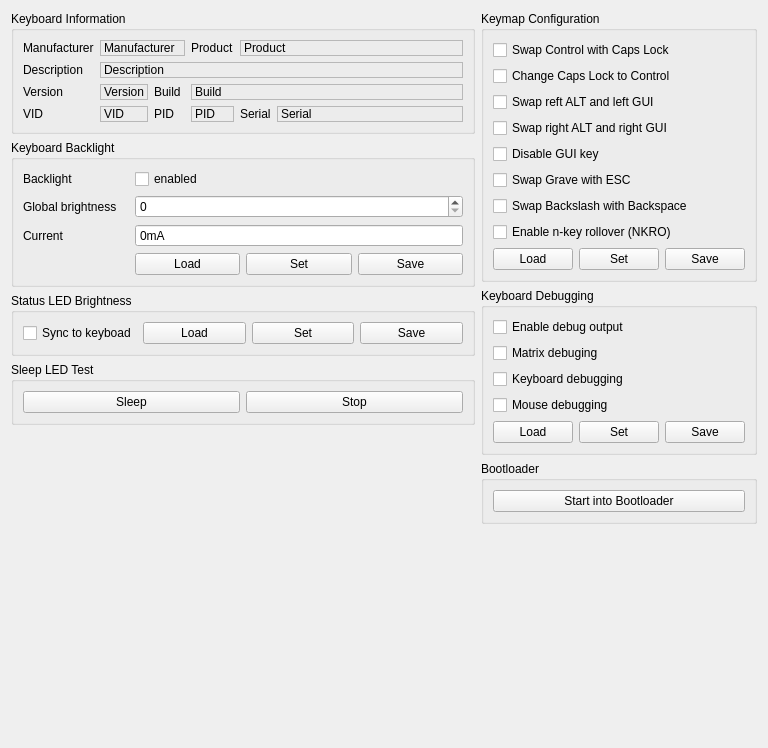
<?xml version="1.0" encoding="UTF-8"?>
<ui version="4.0">
 <class>KeyboardSettings91tkl</class>
 <widget class="QWidget" name="KeyboardSettings91tkl">
  <property name="geometry">
   <rect>
    <x>0</x>
    <y>0</y>
    <width>768</width>
    <height>748</height>
   </rect>
  </property>
  <property name="windowTitle">
   <string>Form</string>
  </property>
  <layout class="QGridLayout" name="gridLayout_7">
   <item row="0" column="0">
    <layout class="QVBoxLayout" name="verticalLayout">
     <item>
      <widget class="QGroupBox" name="groupBox_5">
       <property name="title">
        <string>Keyboard Information</string>
       </property>
       <property name="flat">
        <bool>false</bool>
       </property>
       <layout class="QGridLayout" name="gridLayout_6">
        <item row="0" column="0">
         <widget class="QLabel" name="label_5">
          <property name="text">
           <string>Manufacturer</string>
          </property>
         </widget>
        </item>
        <item row="2" column="1" colspan="5">
         <widget class="QLabel" name="lDescription">
          <property name="frameShape">
           <enum>QFrame::StyledPanel</enum>
          </property>
          <property name="frameShadow">
           <enum>QFrame::Sunken</enum>
          </property>
          <property name="text">
           <string>Description</string>
          </property>
         </widget>
        </item>
        <item row="3" column="1">
         <widget class="QLabel" name="lVersion">
          <property name="frameShape">
           <enum>QFrame::StyledPanel</enum>
          </property>
          <property name="frameShadow">
           <enum>QFrame::Sunken</enum>
          </property>
          <property name="text">
           <string>Version</string>
          </property>
         </widget>
        </item>
        <item row="2" column="0">
         <widget class="QLabel" name="label_7">
          <property name="text">
           <string>Description</string>
          </property>
         </widget>
        </item>
        <item row="4" column="1">
         <widget class="QLabel" name="lVID">
          <property name="frameShape">
           <enum>QFrame::StyledPanel</enum>
          </property>
          <property name="frameShadow">
           <enum>QFrame::Sunken</enum>
          </property>
          <property name="text">
           <string>VID</string>
          </property>
         </widget>
        </item>
        <item row="4" column="4">
         <widget class="QLabel" name="label_12">
          <property name="text">
           <string>Serial</string>
          </property>
         </widget>
        </item>
        <item row="3" column="2">
         <widget class="QLabel" name="label_9">
          <property name="text">
           <string>Build</string>
          </property>
         </widget>
        </item>
        <item row="4" column="5">
         <widget class="QLabel" name="lSerial">
          <property name="sizePolicy">
           <sizepolicy hsizetype="Preferred" vsizetype="Preferred">
            <horstretch>6</horstretch>
            <verstretch>0</verstretch>
           </sizepolicy>
          </property>
          <property name="frameShape">
           <enum>QFrame::StyledPanel</enum>
          </property>
          <property name="frameShadow">
           <enum>QFrame::Sunken</enum>
          </property>
          <property name="text">
           <string>Serial</string>
          </property>
         </widget>
        </item>
        <item row="4" column="0">
         <widget class="QLabel" name="label_10">
          <property name="text">
           <string>VID</string>
          </property>
         </widget>
        </item>
        <item row="3" column="0">
         <widget class="QLabel" name="label_8">
          <property name="text">
           <string>Version</string>
          </property>
         </widget>
        </item>
        <item row="4" column="3">
         <widget class="QLabel" name="lPID">
          <property name="frameShape">
           <enum>QFrame::StyledPanel</enum>
          </property>
          <property name="frameShadow">
           <enum>QFrame::Sunken</enum>
          </property>
          <property name="text">
           <string>PID</string>
          </property>
         </widget>
        </item>
        <item row="3" column="3" colspan="3">
         <widget class="QLabel" name="lBuild">
          <property name="frameShape">
           <enum>QFrame::StyledPanel</enum>
          </property>
          <property name="frameShadow">
           <enum>QFrame::Sunken</enum>
          </property>
          <property name="text">
           <string>Build</string>
          </property>
         </widget>
        </item>
        <item row="4" column="2">
         <widget class="QLabel" name="label_11">
          <property name="text">
           <string>PID</string>
          </property>
         </widget>
        </item>
        <item row="0" column="1" colspan="2">
         <widget class="QLabel" name="lManufacturer">
          <property name="sizePolicy">
           <sizepolicy hsizetype="Preferred" vsizetype="Preferred">
            <horstretch>1</horstretch>
            <verstretch>0</verstretch>
           </sizepolicy>
          </property>
          <property name="frameShape">
           <enum>QFrame::StyledPanel</enum>
          </property>
          <property name="frameShadow">
           <enum>QFrame::Sunken</enum>
          </property>
          <property name="text">
           <string>Manufacturer</string>
          </property>
         </widget>
        </item>
        <item row="0" column="3">
         <widget class="QLabel" name="label_6">
          <property name="text">
           <string>Product</string>
          </property>
         </widget>
        </item>
        <item row="0" column="4" colspan="2">
         <widget class="QLabel" name="lProduct">
          <property name="frameShape">
           <enum>QFrame::StyledPanel</enum>
          </property>
          <property name="frameShadow">
           <enum>QFrame::Sunken</enum>
          </property>
          <property name="text">
           <string>Product</string>
          </property>
         </widget>
        </item>
       </layout>
      </widget>
     </item>
     <item>
      <widget class="QGroupBox" name="groupBox_4">
       <property name="sizePolicy">
        <sizepolicy hsizetype="Preferred" vsizetype="Preferred">
         <horstretch>1</horstretch>
         <verstretch>0</verstretch>
        </sizepolicy>
       </property>
       <property name="title">
        <string>Keyboard Backlight</string>
       </property>
       <property name="checkable">
        <bool>false</bool>
       </property>
       <layout class="QGridLayout" name="gridLayout_5">
        <item row="0" column="0">
         <widget class="QLabel" name="label_3">
          <property name="text">
           <string>Backlight</string>
          </property>
         </widget>
        </item>
        <item row="1" column="0">
         <widget class="QLabel" name="label">
          <property name="text">
           <string>Global brightness</string>
          </property>
         </widget>
        </item>
        <item row="3" column="3">
         <widget class="QPushButton" name="pbBLSave">
          <property name="text">
           <string>Save</string>
          </property>
         </widget>
        </item>
        <item row="2" column="0">
         <widget class="QLabel" name="label_2">
          <property name="text">
           <string>Current</string>
          </property>
         </widget>
        </item>
        <item row="3" column="2">
         <widget class="QPushButton" name="pbBLSet">
          <property name="text">
           <string>Set</string>
          </property>
         </widget>
        </item>
        <item row="3" column="1">
         <widget class="QPushButton" name="pbBLSync">
          <property name="text">
           <string>Load</string>
          </property>
         </widget>
        </item>
        <item row="2" column="1" colspan="3">
         <widget class="QSpinBox" name="sbBLCurrent">
          <property name="readOnly">
           <bool>true</bool>
          </property>
          <property name="buttonSymbols">
           <enum>QAbstractSpinBox::NoButtons</enum>
          </property>
          <property name="suffix">
           <string>mA</string>
          </property>
          <property name="maximum">
           <number>2000</number>
          </property>
         </widget>
        </item>
        <item row="1" column="1" colspan="3">
         <widget class="QSpinBox" name="sbGlobalBrightness">
          <property name="maximum">
           <number>254</number>
          </property>
         </widget>
        </item>
        <item row="0" column="1" colspan="3">
         <widget class="QCheckBox" name="cbBacklight">
          <property name="text">
           <string>enabled</string>
          </property>
         </widget>
        </item>
       </layout>
      </widget>
     </item>
     <item>
      <widget class="QGroupBox" name="gbLedPwm">
       <property name="title">
        <string>Status LED Brightness</string>
       </property>
       <layout class="QGridLayout" name="glLedPwm">
        <item row="1" column="1">
         <widget class="QPushButton" name="pbLedPwmSync">
          <property name="text">
           <string>Load</string>
          </property>
         </widget>
        </item>
        <item row="1" column="3">
         <widget class="QPushButton" name="pbLedPwmSave">
          <property name="text">
           <string>Save</string>
          </property>
         </widget>
        </item>
        <item row="1" column="2">
         <widget class="QPushButton" name="pbLedPwmSet">
          <property name="text">
           <string>Set</string>
          </property>
         </widget>
        </item>
        <item row="1" column="0">
         <widget class="QCheckBox" name="cbLedPwmSync">
          <property name="text">
           <string>Sync to keyboad</string>
          </property>
         </widget>
        </item>
       </layout>
      </widget>
     </item>
     <item>
      <widget class="QGroupBox" name="groupBox_2">
       <property name="title">
        <string>Sleep LED Test</string>
       </property>
       <layout class="QGridLayout" name="gridLayout_3">
        <item row="0" column="1">
         <widget class="QPushButton" name="pbSleepLedStop">
          <property name="text">
           <string>Stop</string>
          </property>
         </widget>
        </item>
        <item row="0" column="0">
         <widget class="QPushButton" name="pbSleepLedSleep">
          <property name="text">
           <string>Sleep</string>
          </property>
         </widget>
        </item>
       </layout>
      </widget>
     </item>
     <item>
      <spacer name="verticalSpacer">
       <property name="orientation">
        <enum>Qt::Vertical</enum>
       </property>
       <property name="sizeHint" stdset="0">
        <size>
         <width>20</width>
         <height>40</height>
        </size>
       </property>
      </spacer>
     </item>
    </layout>
   </item>
   <item row="0" column="1">
    <layout class="QVBoxLayout" name="verticalLayout_2">
     <item>
      <widget class="QGroupBox" name="gbKeymapConfig">
       <property name="title">
        <string>Keymap Configuration</string>
       </property>
       <layout class="QGridLayout" name="gridLayout_2">
        <item row="0" column="0" colspan="3">
         <widget class="QCheckBox" name="cb_swap_control_capslock">
          <property name="text">
           <string>Swap Control with Caps Lock</string>
          </property>
         </widget>
        </item>
        <item row="1" column="0" colspan="3">
         <widget class="QCheckBox" name="cb_capslock_to_control">
          <property name="text">
           <string>Change Caps Lock to Control</string>
          </property>
         </widget>
        </item>
        <item row="2" column="0" colspan="3">
         <widget class="QCheckBox" name="cb_swap_lalt_lgui">
          <property name="text">
           <string>Swap reft ALT and left GUI</string>
          </property>
         </widget>
        </item>
        <item row="3" column="0" colspan="3">
         <widget class="QCheckBox" name="cb_swap_ralt_rgui">
          <property name="text">
           <string>Swap right ALT and right GUI</string>
          </property>
         </widget>
        </item>
        <item row="4" column="0" colspan="2">
         <widget class="QCheckBox" name="cb_no_gui">
          <property name="text">
           <string>Disable GUI key</string>
          </property>
         </widget>
        </item>
        <item row="5" column="0" colspan="2">
         <widget class="QCheckBox" name="cb_swaap_grave_esc">
          <property name="text">
           <string>Swap Grave with ESC</string>
          </property>
         </widget>
        </item>
        <item row="6" column="0" colspan="3">
         <widget class="QCheckBox" name="cb_swap_backslash_backspace">
          <property name="text">
           <string>Swap Backslash with Backspace</string>
          </property>
         </widget>
        </item>
        <item row="7" column="0" colspan="3">
         <widget class="QCheckBox" name="cb_nkro">
          <property name="text">
           <string>Enable n-key rollover (NKRO)</string>
          </property>
         </widget>
        </item>
        <item row="8" column="0">
         <widget class="QPushButton" name="pbLayoutSync">
          <property name="text">
           <string>Load</string>
          </property>
         </widget>
        </item>
        <item row="8" column="1">
         <widget class="QPushButton" name="pbLayoutSet">
          <property name="text">
           <string>Set</string>
          </property>
         </widget>
        </item>
        <item row="8" column="2">
         <widget class="QPushButton" name="pbLayoutSave">
          <property name="text">
           <string>Save</string>
          </property>
         </widget>
        </item>
       </layout>
      </widget>
     </item>
     <item>
      <widget class="QGroupBox" name="groupBox">
       <property name="sizePolicy">
        <sizepolicy hsizetype="Preferred" vsizetype="Preferred">
         <horstretch>1</horstretch>
         <verstretch>0</verstretch>
        </sizepolicy>
       </property>
       <property name="title">
        <string>Keyboard Debugging</string>
       </property>
       <property name="checkable">
        <bool>false</bool>
       </property>
       <layout class="QGridLayout" name="gridLayout">
        <item row="0" column="0" colspan="2">
         <widget class="QCheckBox" name="cb_debug_enable">
          <property name="text">
           <string>Enable debug output</string>
          </property>
         </widget>
        </item>
        <item row="1" column="0" colspan="2">
         <widget class="QCheckBox" name="cb_debug_matrix">
          <property name="text">
           <string>Matrix debuging</string>
          </property>
         </widget>
        </item>
        <item row="2" column="0" colspan="2">
         <widget class="QCheckBox" name="cb_debug_keyboard">
          <property name="text">
           <string>Keyboard debugging</string>
          </property>
         </widget>
        </item>
        <item row="3" column="0" colspan="2">
         <widget class="QCheckBox" name="cb_debug_mouse">
          <property name="text">
           <string>Mouse debugging</string>
          </property>
         </widget>
        </item>
        <item row="4" column="0">
         <widget class="QPushButton" name="pbDebugSync">
          <property name="text">
           <string>Load</string>
          </property>
         </widget>
        </item>
        <item row="4" column="1">
         <widget class="QPushButton" name="pbDebugSet">
          <property name="text">
           <string>Set</string>
          </property>
         </widget>
        </item>
        <item row="4" column="2">
         <widget class="QPushButton" name="pbDebugSave">
          <property name="text">
           <string>Save</string>
          </property>
         </widget>
        </item>
       </layout>
      </widget>
     </item>
     <item>
      <widget class="QGroupBox" name="groupBox_3">
       <property name="title">
        <string>Bootloader</string>
       </property>
       <layout class="QGridLayout" name="gridLayout_4">
        <item row="0" column="0">
         <widget class="QPushButton" name="pbBootloader">
          <property name="text">
           <string>Start into Bootloader</string>
          </property>
         </widget>
        </item>
       </layout>
      </widget>
     </item>
     <item>
      <spacer name="verticalSpacer_2">
       <property name="orientation">
        <enum>Qt::Vertical</enum>
       </property>
       <property name="sizeHint" stdset="0">
        <size>
         <width>20</width>
         <height>40</height>
        </size>
       </property>
      </spacer>
     </item>
    </layout>
   </item>
   <item row="1" column="0" colspan="2">
    <spacer name="verticalSpacer_3">
     <property name="orientation">
      <enum>Qt::Vertical</enum>
     </property>
     <property name="sizeHint" stdset="0">
      <size>
       <width>458</width>
       <height>103</height>
      </size>
     </property>
    </spacer>
   </item>
  </layout>
 </widget>
 <resources/>
 <connections/>
</ui>
